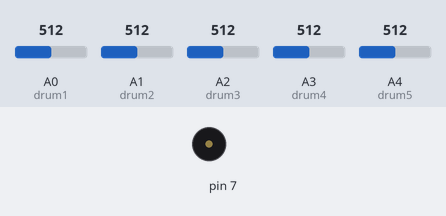
This sketch was run on a simulated Arduino Uno, built with avr-gcc and run on an emulated ATmega328P. Parts: buzzer (waves = sounding). The inputs (shaded band) are chosen by the test bench; at power-on: A0 (drum1) = 512, A1 (drum2) = 512, A2 (drum3) = 512, A3 (drum4) = 512, A4 (drum5) = 512.

Above: at 0.1 s.
Timing chart, 0 to 1.6 s (numbered marks = the images above):
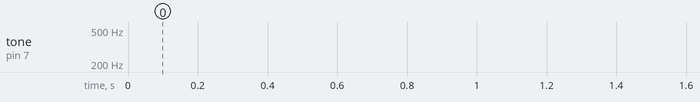

The sketch:

piezoDrums.ino
```cpp
// Team Number: 15
// Team: Ryan Gaul, rgaul2 & Gina Gerace, ggerac3
// Title: 8 Bit Drum Set
// Abstract: The project will be a Drum Kit made up of five piezo vibration sensors.
//   There will also be the ability to change the pitch of each drum up or down, which
//   is done by incrementing from drums 1-5, and then looping back around to 1. The
//   piezo sensors will cause sounds to be played by the buzzer. The user will be able
//   to change the pitch of each drum by a note, which will be displayed on the 16x2
//   liquid crystal display. With 5 piezo sensors, 3 buttons, an LCD display, a
//   potentiometer, and various wires and resistors, a drum set is made.


// include tone library for musical notes
#include <Tone.h>
Tone tone1;
Tone tone2;
Tone tone3;

// set up pins for Serial communication
int ardin = 0;
int ardout = 1;

// these constants won't change:
const int drum1 = A0;       // a piezo sensor is connected to analog pin 0
const int drum2 = A1;       // a piezo sensor is connected to analog pin 1
const int drum3 = A2;       // a piezo sensor is connected to analog pin 2
const int drum4 = A3;       // a piezo sensor is connected to analog pin 3
const int drum5 = A4;       // a piezo sensor is connected to analog pin 4
const int threshold = 100;  // threshold value to decide when the detected sound is a knock or not
const int buzzer = 7;       // the piezo buzzer is connected to digital pin 7

// variables to store the value read from the sensor pin
int reading1 = 0;
int reading2 = 0;
int reading3 = 0;
int reading4 = 0;
int reading5 = 0;

// array to store the frequency for each drum
int freq[] = {0, NOTE_B1, NOTE_B2, NOTE_GS3, NOTE_F5, NOTE_A6};

// variables to be used for serial communication
int hold, drum = 0;

// create an array of all the pitches to cycle through
int notes[] = {0,0,0,0,0,0,0,0,0,0,NOTE_B0, NOTE_C1, NOTE_CS1, NOTE_D1, NOTE_DS1, NOTE_E1, NOTE_F1, NOTE_FS1, NOTE_G1, NOTE_GS1, NOTE_A1, NOTE_AS1, NOTE_B1,
NOTE_C2, NOTE_CS2, NOTE_D2, NOTE_DS2, NOTE_E2, NOTE_F2, NOTE_FS2, NOTE_G2, NOTE_GS2, NOTE_A2, NOTE_AS2, NOTE_B2,
NOTE_C3, NOTE_CS3, NOTE_D3, NOTE_DS3, NOTE_E3, NOTE_F3, NOTE_FS3, NOTE_G3, NOTE_GS3, NOTE_A3, NOTE_AS3, NOTE_B3,
NOTE_C4, NOTE_CS4, NOTE_D4, NOTE_DS4, NOTE_E4, NOTE_F4, NOTE_FS4, NOTE_G4, NOTE_GS4, NOTE_A4, NOTE_AS4, NOTE_B4,
NOTE_C5, NOTE_CS5, NOTE_D5, NOTE_DS5, NOTE_E5, NOTE_F5, NOTE_FS5, NOTE_G5, NOTE_GS5, NOTE_A5, NOTE_AS5, NOTE_B5,
NOTE_C6, NOTE_CS6, NOTE_D6, NOTE_DS6, NOTE_E6, NOTE_F6, NOTE_FS6, NOTE_G6, NOTE_GS6, NOTE_A6, NOTE_AS6, NOTE_B6,
NOTE_C7, NOTE_CS7, NOTE_D7, NOTE_DS7, NOTE_E7, NOTE_F7, NOTE_FS7, NOTE_G7, NOTE_GS7, NOTE_A7, NOTE_AS7, NOTE_B7,
NOTE_C8, NOTE_CS8, NOTE_D8, NOTE_DS8};

void setup() {
  // declare the drum pins as INPUT
  pinMode(drum1, INPUT);
  pinMode(drum2, INPUT);
  pinMode(drum3, INPUT);
  pinMode(drum4, INPUT);
  pinMode(drum5, INPUT);

  //initialize pins for Serial communication
  pinMode(ardin, INPUT);
  pinMode(ardout, OUTPUT);
  Serial.begin(9600);       // use the serial port

  // prepare buzzer pin to play notes
  // allow up to three notes to be played at once
  tone1.begin(buzzer);
  tone2.begin(buzzer);
  tone3.begin(buzzer);
}

void loop() {
  // read information sent from other arduino
  while(Serial.available() > 0){
    hold = Serial.read();
    // see which drum is selected on other arduino
    if(hold < 6)
      drum = hold;
    // update selected drum's frequency
    else{
      if(drum == 1)
        freq[1] = notes[hold];
      else if(drum == 2)
        freq[2] = notes[hold];
      else if(drum == 3)
        freq[3] = notes[hold];
      else if(drum == 4)
        freq[4] = notes[hold];
      else if(drum == 5)
        freq[5] = notes[hold];
    }
  }

  // read the sensors and store in variables:
  reading1 = analogRead(drum1);
  reading2 = analogRead(drum2);
  reading3 = analogRead(drum3);
  reading4 = analogRead(drum4);
  reading5 = analogRead(drum5);

  // if the sensor1 reading is greater than the threshold play note
  if (reading1 >= threshold)
    tone1.play( freq[1], 100 );

  // if the sensor2 reading is greater than the threshold play note
  if (reading2 >= threshold)
    tone2.play( freq[2], 100 );

  // if the sensor3 reading is greater than the threshold play note
  if (reading3 >= threshold)
    tone3.play( freq[3], 100 );

  // if the sensor4 reading is greater than the threshold play note
  if (reading4 >= threshold)
    tone2.play( freq[4], 100 );

  // if the sensor5 reading is greater than the threshold play note
  if (reading5 >= threshold)
    tone1.play( freq[5], 100 );

}
```
